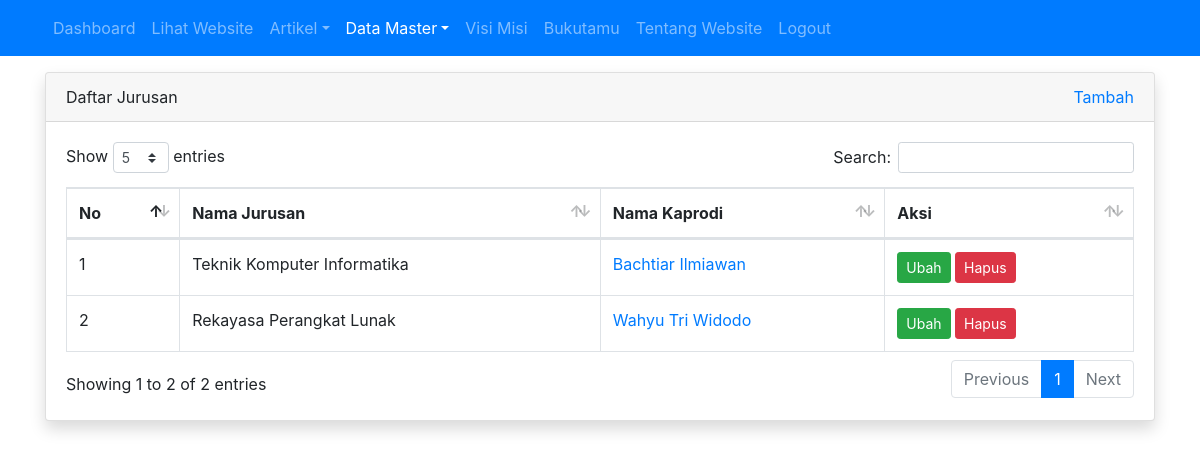
Screenshot of /admin/jurusan/index.php (signed in) with the database file from the repository.
### tables this page shows
CREATE TABLE `tbl_jurusan` (
  `id` int(11) NOT NULL,
  `nama_jurusan` varchar(30) DEFAULT NULL,
  `ka_prodi` int(11) DEFAULT NULL
);

CREATE TABLE `tbl_guru` (
  `id` int(11) NOT NULL,
  `nama` varchar(100) DEFAULT NULL,
  `nip` int(10) DEFAULT NULL,
  `jenis_kelamin` enum('L','P') DEFAULT NULL,
  `no_hp` varchar(12) DEFAULT NULL,
  `tempat_lahir` varchar(50) DEFAULT NULL,
  `tanggal_lahir` date DEFAULT NULL,
  `mata_pelajaran` varchar(50) DEFAULT NULL,
  `alamat` varchar(100) DEFAULT NULL,
  `foto` varchar(100) DEFAULT NULL
);

### admin/jurusan/index.php (the view, shortened to what this page needs)
<?php
require_once '../../koneksi.php';
$query = mysqli_query($koneksi, "SELECT tbl_jurusan.id AS id, tbl_jurusan.nama_jurusan, tbl_jurusan.ka_prodi, tbl_guru.nama, tbl_guru.id AS id_guru FROM tbl_jurusan LEFT JOIN tbl_guru on tbl_jurusan.ka_prodi = tbl_guru.id");
$no = 1;
?>
<!DOCTYPE html>
<html>
<head>
	<link rel="stylesheet" href="../../resources/datatables/datatables.min.css">
	<link rel="stylesheet" href="../../resources/css/bootstrap.min.css">
</head>
<body>
	<?php require_once '../navbar.php'; ?>
	<div class="container mt-3">
		<div class="row">
			<div class="col">
				<div class="card shadow">
					<div class="card-header">
						<div class="clearfix">
							<div class="float-left">
								Daftar Jurusan
							</div>
							<div class="float-right">
								<a href="tambah.php">Tambah</a>
							</div>
						</div>
					</div>
					<div class="card-body">
						<table id="table_id" class="dataTable table table-bordered">
						    <thead>
						        <tr>
						            <th>No</th>
						            <th>Nama Jurusan</th>
						            <th>Nama Kaprodi</th>
						            <th>Aksi</th>
						        </tr>
						    </thead>
						    <tbody>
						        <?php while($row = mysqli_fetch_assoc($query)) : ?>
						        	<tr>
						        		<td><?= $no++ ?></td>
						        		<td><?= $row['nama_jurusan'] ?></td>
						        		<td><a href="../guru/detail.php?id=<?= $row['id_guru'] ?>" target="_blank"><?= isset($row['nama']) ? $row['nama'] : '-' ?></a></td>
						        		<td>
						        			<a href="ubah.php?id=<?= $row['id'] ?>" class="btn btn-success btn-sm">Ubah</a>
											<a href="hapus.php?id=<?= $row['id'] ?>" class="btn btn-danger btn-sm" onclick="return confirm('apakah anda yakin?')">Hapus</a>
						        		</td>
						        	</tr>
								<?php endwhile; ?>
						    </tbody>
						</table>
					</div>
				</div>
			</div>
		</div>
	</div>
</body>
</html>

### rows the page displays
tbl_jurusan: nama_jurusan "Teknik Komputer Informatika", ka_prodi.nama "Bachtiar Ilmiawan"
tbl_jurusan: nama_jurusan "Rekayasa Perangkat Lunak", ka_prodi.nama "Wahyu Tri Widodo"
